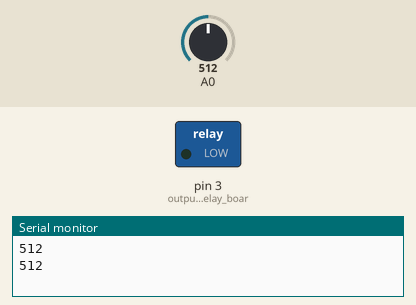
This sketch was run on a simulated Arduino Uno, built with avr-gcc and run on an emulated ATmega328P. On the bench: switched loads named in the sketch (green lamp = pin HIGH), the last lines printed to the serial monitor. The inputs (shaded band) are chosen by the test bench; at power-on: A0 = 512.

Above: at 4.8 s.
4.9 s: A0 set to 481
At 9.1 s:
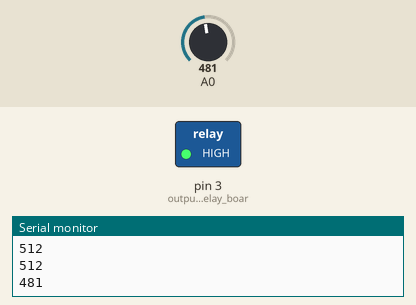
9.9 s: A0 set to 510
At 13.4 s:
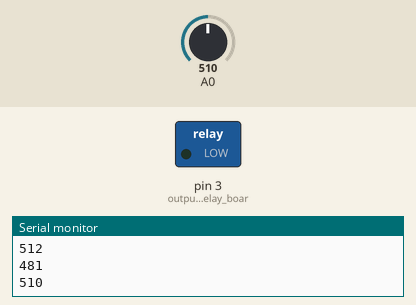
14.9 s: A0 set to 490
At 16.4 s:
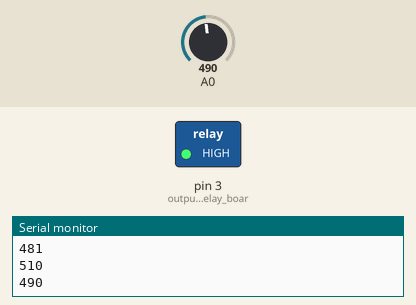
Timing chart, 0 to 17.9 s (numbered marks = the images above; inputs shaded):
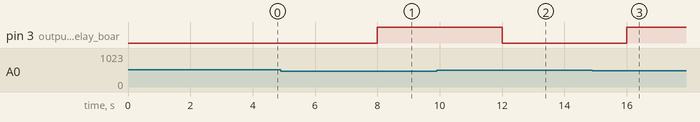

Measured:
- the behaviour switches between 500 and 499 on A0 (found by bisection; images 0 and 1)
- after the input at 4.9 s, pin 3 (output_pin_for_relay_boar): LOW → HIGH after 3.1 s
- after the input at 9.9 s, pin 3 (output_pin_for_relay_boar): HIGH → LOW after 2.1 s
- after the input at 14.9 s, pin 3 (output_pin_for_relay_boar): LOW → HIGH after 1.1 s

The sketch:

Automatic_Plant_Watering_System.ino
```cpp
int water; //random variable
void setup() {
  pinMode(3,OUTPUT); //output pin for relay board, this will sent signal to the relay
  pinMode(6,INPUT); //input pin coming from soil sensor
  Serial.begin(9600);
}

void loop() {
  water = analogRead(A0);
  Serial.println(water);


  if(water < 500)  {
    digitalWrite(3,HIGH);
  }else{
    digitalWrite(3,LOW);
  }
  delay(4000);
}
```
